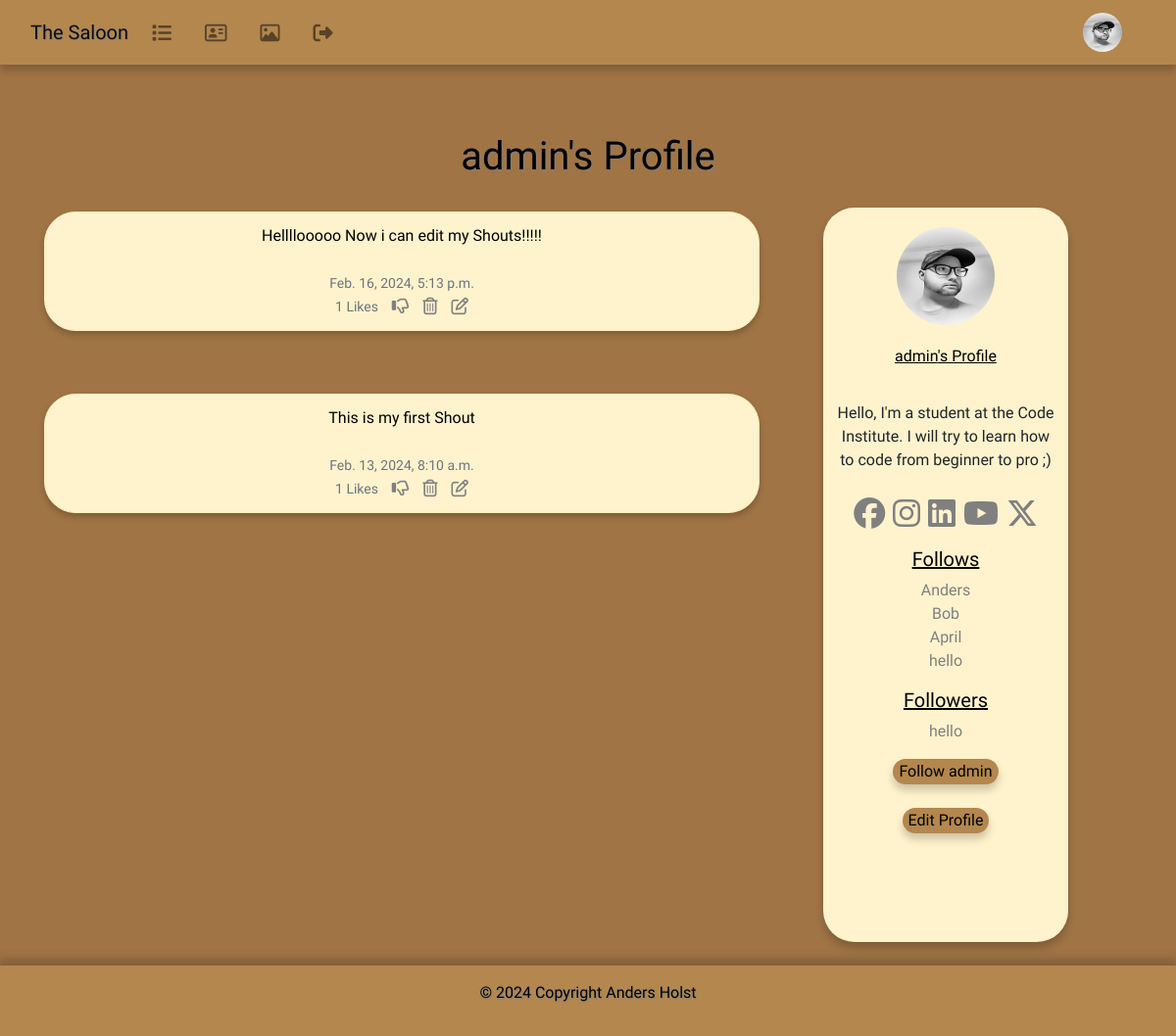
Before: /profile/1 (signed in) with the older database file.
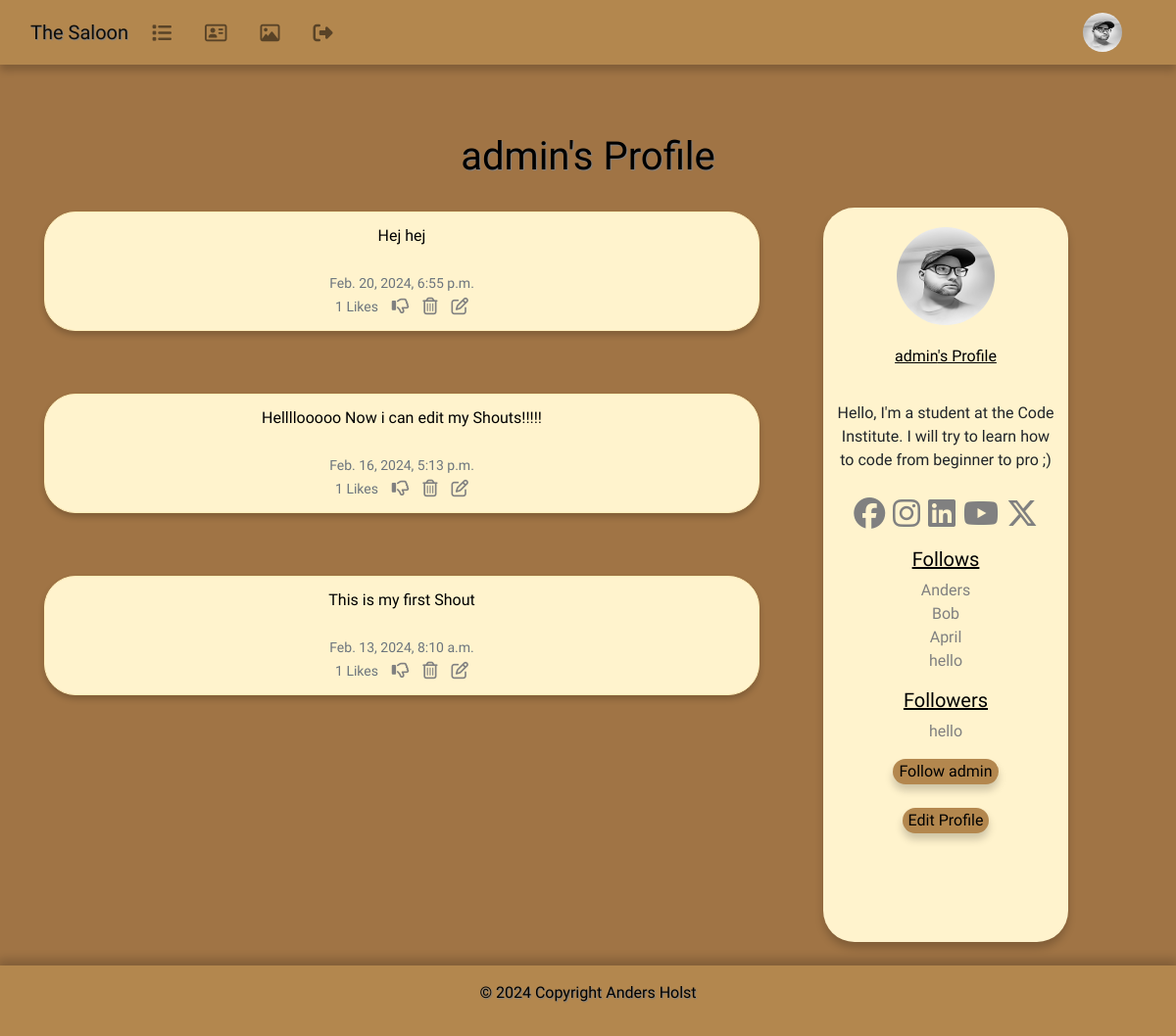
After: the same page with the newer database file.
### the_saloon/models.py (models this page shows, shortened)
class Profile(models.Model):
        user = models.OneToOneField(User, on_delete=models.CASCADE)
        follows = models.ManyToManyField("self",
            related_name="followed_by",
            symmetrical=False,
            blank=True)
        date_modified = models.DateTimeField(User, auto_now=True)
        profile_image = models.ImageField(null=True, blank=True, upload_to="images/")
        profile_bio = models.CharField(null=True, blank=True, max_length=500)
        facebook_link = models.CharField(null=True, blank=True, max_length=100)
        instagram_link = models.CharField(null=True, blank=True, max_length=100)
        linkedin_link = models.CharField(null=True, blank=True, max_length=100)
        youtube_link = models.CharField(null=True, blank=True, max_length=100)
        x_link = models.CharField(null=True, blank=True, max_length=100)
        def __str__(self):
                return self.user.username

class Shout(models.Model):
    user = models.ForeignKey(
        User, related_name="shouts",
        on_delete=models.DO_NOTHING
        )
    body = models.CharField(max_length=200)
    created_at = models.DateTimeField(auto_now_add=True)
    likes = models.ManyToManyField(User, related_name="shout_like", blank=True)
    def number_of_likes(self):
		    return self.likes.count()

### the_saloon/views.py (the view, shortened to what this page needs)
# urls.py: path('profile/<int:pk>', views.profile, name='profile'),
def profile(request, pk):
    if request.user.is_authenticated:
        profile = Profile.objects.get(user_id=pk)
        shouts = Shout.objects.filter(user_id=pk).order_by("-created_at")
        return render(request, "profile.html", {"profile":profile, "shouts":shouts})
    else:
        messages.success(request, ("You must login to see this page..."))
        return redirect('home')

### the_saloon/templates/profile.html (shortened to what this page needs)
{% extends 'base.html' %}
{% load static %}
{% block content %}
{% if profile %}
<div class="container text-center">
  <h1 class="profile">{{ profile.user.username }}'s Profile</h1>
  <div class="row">
    <div class="col-md-8">
      <br/>
      {% if shouts%}
      {% for shout in shouts %}
      <div class="shout-profile alert alert-warning" role="alert">
        {{ shout.body }}<br /><br />
        <small class="text-muted" style="font-family: Rye, serif;">
          {{ shout.created_at }}
          <br/>
          {{ shout.number_of_likes }} Likes
          &nbsp;&nbsp;
          {% if user in shout.likes.all %}
          <a href="{% url 'shout_like' shout.id %}"></a>
          {% else %}
          <a href="{% url 'shout_like' shout.id %}"><i class="fa-lg fa-regular fa-thumbs-up" style="color:gray"></i></a>
          {% endif %}
          {% if request.user.username == profile.user.username %}
          <a href="{% url 'delete_shout' shout.id %}"></a>
          <a href="{% url 'edit_shout' shout.id %}"></a>
          {% endif %}
        </small>
      </div><br /></br />
      {% endfor %}
      {% endif %}
    </div>
      <div class="profile-bio">
          <div class=" image d-flex flex-column
                justify-content-center align-items-center">
            {% if profile.profile_image %}
            <img src="{{ profile.profile_image.url }}" height="100"
            width="100" class="profile rounded-circle" height: auto;>
            {% else %}
            <img src="{% static 'images/cowboy.png' %}" height="100"
            width="100" class="profile rounded-circle" height: auto;>
            {% endif %}
            <span class="name mb-4">
              {{ profile.user.username }}'s Profile
            </span>
            {% if profile.profile_bio %}
            <div class="bio">
              <span><p>
                  {{ profile.profile_bio}}</p></span>
            </div>
            {% endif %}
            <div class="gap-3 mb-3 icons d-flex flex-row
            justify-content-center align-items-center">
              {% if profile.facebook_link %}
              <a href="{{ profile.facebook_link }} target="new">
                <i class="fa-2x fa-brands fa-facebook"></i></a>
              {% endif %}
              {% if profile.instagram_link %}
              <a href="{{ profile.instagram_link }}" target="new"><i
                  class="fa-2x fa-brands fa-instagram"></i></a>
              {% endif %}
              {% if profile.linkedin_link %}
              <a href="{{ profile.linkedin_link }}" target="new"><i
                  class="fa-2x fa-brands fa-linkedin"></i></a>
              {% endif %}
              {% if profile.youtube_link %}
              <a href="{{ profile.youtube_link }}" target="new"><i
                  class="fa-2x fa-brands fa-youtube"></i></a>
              {% endif %}
              {% if profile.x_link %}
              <a href="{{ profile.x_link }}" target="new"><i
                 class="fa-2x fa-brands fa-x-twitter"></i></a>
              {% endif %}
            </div>
            <h5 class="follow"> Follows </h5>
            <p class="card-text">{% for following in profile.follows.all %}
              <a href="{% url 'profile' following.user.id %}">{{ following }}</a><br />
              {% endfor %}
            <h5 class="follow"> Followers </h5>
            <p class="card-text">{% for following in profile.followed_by.all %}
              <a href="{% url 'profile' following.user.id %}">{{ following }}</a><br />
              {% endfor %}
            <form method=POST>
              {% if profile in user.profile.follows.all %}
              <button class="btn-profile btn-outline" name="follow"
               value="unfollow" type="submit">
                Unfollow {{ profile.user.username|lower}}
              </button>
              {% else %}
              <button class="btn-profile btn-outline" name="follow"
               value="follow" type="submit">
                Follow {{ profile.user.username|lower}}
              </button>
              {% endif %}
              <br/><br/>
              {% if request.user.id == profile.user.id %}
              <button class="btn-profile btn-outline">
                <a class="edit" href="{% url 'update_user' %}">Edit Profile</a>
              </button>
              {% endif %}
          </div>
        </div>
      </div>
    </div>
{% endif %}
{% endblock %}

### the_saloon/templates/base.html (shortened to what this page needs)
{% load static %}
<!doctype html>
<html lang="en">
  <head>
    <link rel="stylesheet" href="https://cdn.jsdelivr.net/npm/bootstrap@4.6.2/dist/css/bootstrap.min.css">
    <link href="{% static 'css/style.css' %}" rel="stylesheet"/>
  </head>
  <body>
    {% include 'navbar.html' %}
      {% block content %}
      {% endblock %}
    {% include "footer.html" %}
  </body>
</html>

### the_saloon/templates/navbar.html (shortened to what this page needs)
<nav class="navbar navbar-expand-lg navbar-light navbar sticky-top">
  <div class="container-fluid">
    <a class="navbar-brand" href="{% url 'home' %}">The Saloon</a>
    <div class="collapse navbar-collapse" id="navbarSupportedContent">
      <ul class="navbar-nav me-auto mb-2 mb-lg-0">
        <li class="nav-item">
          <a class="nav-link" href="{% url 'profile_list' %}"><i class="fa-lg fa-solid fa-list"></i></a>
        </li>
        {% if user.is_authenticated %}
        <li class="nav-item">
          <a class="nav-link" href="{% url 'profile' request.user.id %}"><i class="fa-lg fa-regular fa-address-card"></i></a>
        </li>
        <li class="nav-item">
          <a class="nav-link" href="{% url 'upload_image' %}"><i class="fa-lg fa-regular fa-image"></i></a>
        </li>
        <li class="nav-item">
          <a class="nav-link" href="{% url 'logout' %}"><i class="fa-lg fa-solid fa-right-from-bracket"></i></a>
        </li>
        {% endif %}
      </ul>
      {% if request.user.is_authenticated %}
        <ul class="navbar-nav ml-auto">
          <li class="nav-link navbar-brand">
            <a href="{% url 'profile' request.user.id %}">
              <img src="{{ user.profile.profile_image.url }}" class="rounded-circle" width="40" height="40">
            </a>
          </li>
        </ul>
      {% endif %}
      </div>
    </div>
</nav>

### the_saloon/templates/footer.html
<br/><br/><br/><br/>
<footer class="bg-body-tertiary text-center text-lg-start fixed-bottom">
    <div class="text-center p-3">
      <p class="text-black">©  2024 Copyright Anders Holst</p>
    </div>
  </footer>

### social/static/css/style.css (style rules this page uses)
body { background-color: #A07445; }
div.container { background-color: #A07445; }
div.alert { background-color: #FFF3CD; box-shadow: 0 4px 6px 0 rgba(0,0,0,.2); font-family: Rye, serif;" text-shadow: 1px 1px 1px gray; border-radius: 2rem; }
a.navbar-brand { background-color: #B3874E; color: black; font-family: Rye, serif; text-shadow: 1px 1px 1px gray; }
nav.navbar { background-color: #B3874E; box-shadow: 0 6px 8px 0 rgba(0,0,0,.2); }
footer.bg-body-tertiary { background-color: #B3874E; color:black; font-family: Rye, serif; text-shadow: 1px 1px 1px gray; box-shadow: 0 -3px 10px 3px rgba(0, 0, 0, 0.2); }
div.profile-bio { text-align: center; background-repeat: no-repeat; background-position: 50% 50%; background-size: cover; width: 250px; height: 750px; font-family: Rye, serif; background-color: #FFF3CD; box-shadow: 0 6px 8px 0 rgba(0,0,0,.2); border-radius: 2rem; margin-top: 20px; margin-left: 50px; }
h1.profile { color: black; font-family: Rye, serif; text-shadow: 1px 1px 1px gray; margin-top: 70px; }
div.bio { font-family: Rye, serif; text-align: center; padding: 10px; }
img.profile { margin-top: 20px; margin-bottom: 20px; }
p.card-text { font-family: Rye, serif; }
a { color:gray }
span.name { font-family: Rye, serif; color: black; text-decoration: underline; }
div.shout-profile { font-family: Rye, serif; color: black; }
h5.follow { font-family: Rye, serif; color: black; text-decoration: underline; }
button.btn-profile { background-color:#B3874E; font-family: Rye, serif; border: none; box-shadow: 0 6px 8px 0 rgba(0,0,0,.2); border-radius: 2rem; font-family: Rye, serif; color: black; }
a.edit { color: black; }

Changed rows visible on the page:
added Shout: body "Hej hej", created_at "Feb. 20, 2024, 6:55 p.m.", number_of_likes "1"
